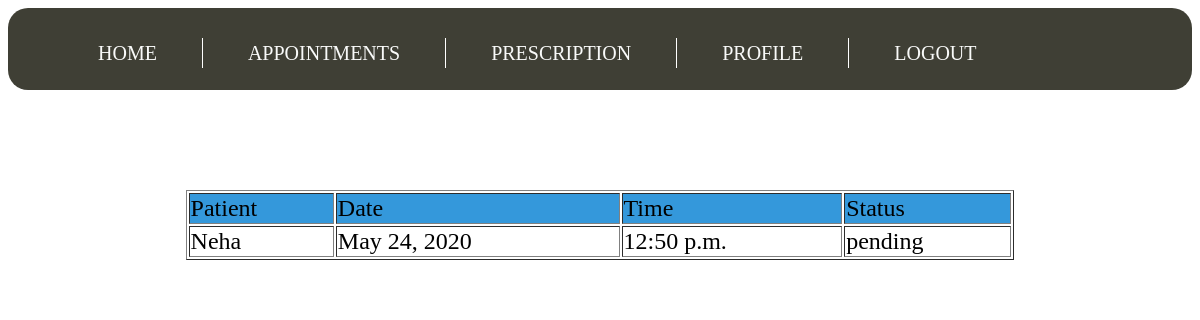
Page /app_doctor (signed in) on the committed database.
### Hospital_app/models.py (models this page shows)
class Appointments(models.Model):
    patient = models.ForeignKey('Patient',on_delete=models.CASCADE)
    doctor = models.ForeignKey('Doctor',on_delete=models.CASCADE)
    Date_time = models.DateTimeField()
    status = models.CharField(max_length=1500)

class Patient(models.Model):
    user = models.OneToOneField(User,on_delete=models.CASCADE)
    Name = models.CharField(max_length=1500)
    Email = models.EmailField()
    gender = models.CharField(max_length=1500)
    phone_no = models.BigIntegerField()

### Hospital_app/views.py (the view)
# urls.py: url(r'app_doctor',Doctor_appointment.as_view(),name="app_doctor"),
class Doctor_appointment(View):
    def get(self,request):
        if request.user.is_active:
            try:
                request.user.doctor
            except ObjectDoesNotExist:
                return HttpResponse("LOGIN FIRST")
            d = Doctor.objects.filter(user=request.user)
            appointments = Appointments.objects.filter(doctor=d[0])
            context = {'app':appointments}
            template = loader.get_template('doctor_appointment.html')
            return HttpResponse(template.render(context,request))
        else:
            return HttpResponse("LOGIN FIRST")

### Hospital_app/templates/doctor_appointment.html (shortened to what this page needs)
<!DOCTYPE html>
<html>
<head>
	{% load staticfiles %}
<link rel="stylesheet" href="https://cdnjs.cloudflare.com/ajax/libs/font-awesome/4.7.0/css/font-awesome.min.css">
</head>
<body>
{% load staticfiles %}
<link rel = "stylesheet" type="text/css" href = "{% static 'header.css' %}">
<div id = "menu">
<font size = "5">
<ul>
<li><a href ="{% url 'Hospital_app:doctor' %}">home</a></li>
    <li><a href ="{% url 'Hospital_app:app_doctor' %}">appointments</a></li>
    <li><a href ="{% url 'Hospital_app:pres' %}">prescription</a></li>
    <li><a href ="{% url 'Hospital_app:patient_profile' %}">profile</a></li>
<li><a href="{% url 'Hospital_app:logout' %}">logout</a></li>
</ul>
</div>
<div style = "margin-top:100px;">
    <table width="70%" align="center" border = "1">
        <tr bgcolor="#3498db">
            <td>Patient</td>
            <td>Date</td>
            <td>Time</td>
            <td>Status</td>
        </tr>
    {% for ap in app %}
        <tr>
            <td>{{ ap.patient.user.username }}</td>
            <td>{{ ap.Date_time.date }}</td>
            <td>{{ ap.Date_time.time }}</td>
            <td>{{ ap.status}}</td>
    {% endfor %}
    </table>
</div>

### Hospital_app/static/header.css (style rules this page uses)
#menu { height: 70px; width: 100%; background:rgba( 43, 43, 32,0.9); padding:6px 0; border-radius: 20px; }
ul { list-style: none; padding:0 45px; margin-left: 0px; }
#menu ul li { float:left; padding:0 45px; height:30px; border-right:1px solid white; }
#menu ul li:last-child { border-right:none; }
#menu ul li a { text-decoration: none; text-transform: uppercase; font-size:20px; color:#f9faf9; line-height: 30px; transition: font-size 0.4s ease; }

### rows in the picture
Appointments: patient.user.username "Neha", Date_time "May 24, 2020", Date_time.time "12:50 p.m.", status "pending"
